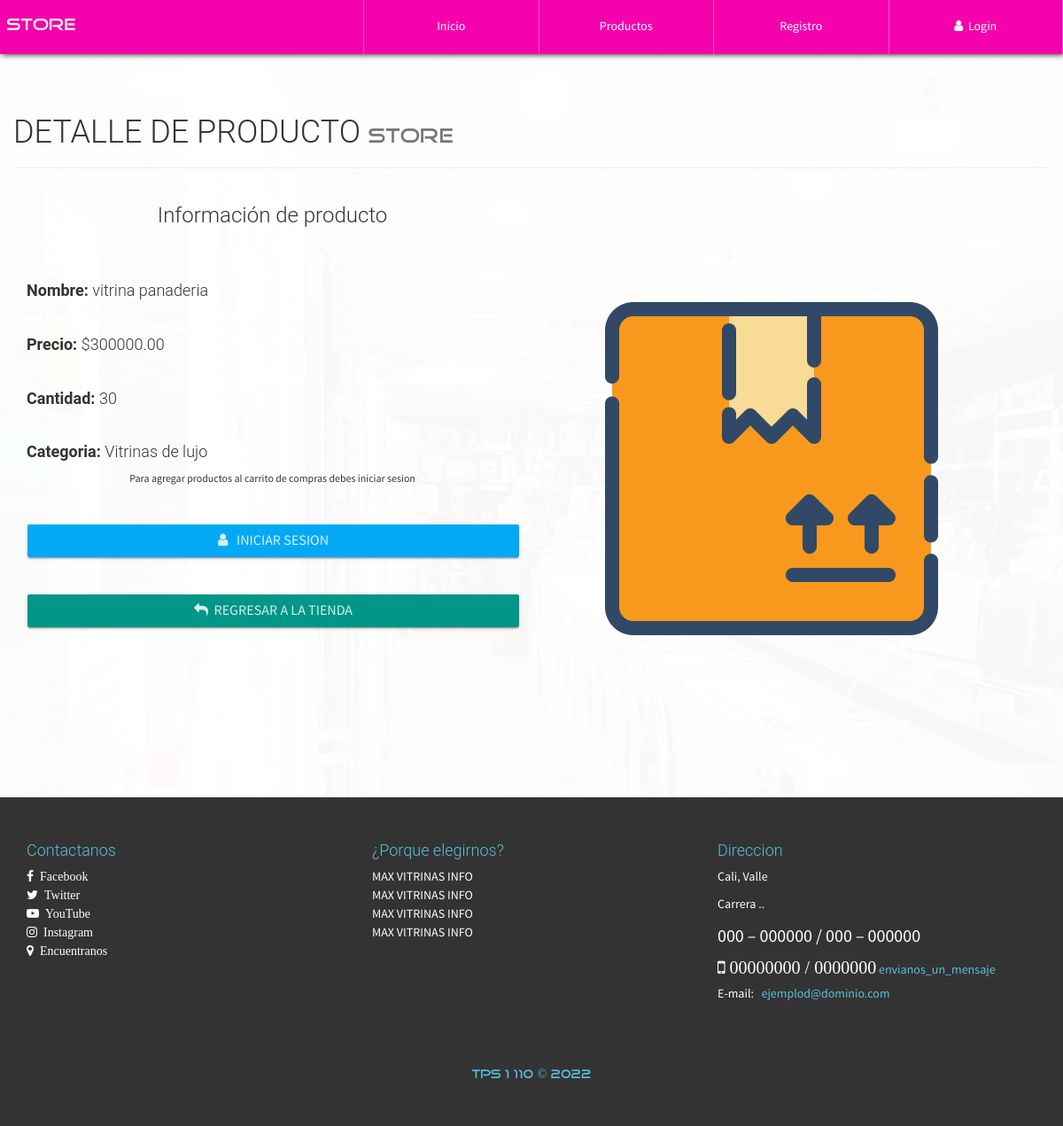
Page /infoProd.php?CodigoProd=05 on the committed database.
### tables this page shows
CREATE TABLE `producto` (
  `id` int(20) NOT NULL,
  `CodigoProd` varchar(30) NOT NULL,
  `NombreProd` varchar(30) NOT NULL,
  `CodigoCat` varchar(30) NOT NULL,
  `Precio` decimal(30,2) NOT NULL,
  `Descuento` int(2) NOT NULL,
  `Modelo` varchar(30) NOT NULL,
  `Marca` varchar(30) NOT NULL,
  `Stock` int(20) NOT NULL,
  `NITProveedor` varchar(30) NOT NULL,
  `Imagen` varchar(150) NOT NULL,
  `Nombre` varchar(30) NOT NULL,
  `Estado` varchar(15) NOT NULL
);

CREATE TABLE `categoria` (
  `CodigoCat` varchar(30) NOT NULL,
  `Nombre` varchar(30) NOT NULL,
  `Descripcion` text NOT NULL
);

### library/consulSQL.php (called while the page is built, shortened)
<?php
class ejecutarSQL {
    public static function conectar(){
        if(!$con=  mysqli_connect(SERVER,USER,PASS,BD)){
            echo "Error en el servidor, verifique sus datos";
        }
        mysqli_set_charset($con, "utf8");
        return $con;
    }
    public static function consultar($query) {
        if (!$consul = mysqli_query(ejecutarSQL::conectar(), $query)) {
            echo 'Error en la consulta SQL ejecutada';
        }
        return $consul;
    }
}
class consultasSQL{
    public static function clean_string($val){
        $val=trim($val);
        $val=stripslashes($val);
        $val=str_ireplace("<script>", "", $val);
        $val=str_ireplace("</script>", "", $val);
        $val=str_ireplace("<script src", "", $val);
        $val=str_ireplace("<script type=", "", $val);
        $val=str_ireplace("SELECT * FROM", "", $val);
        $val=str_ireplace("DELETE FROM", "", $val);
        $val=str_ireplace("INSERT INTO", "", $val);
        $val=str_ireplace("--", "", $val);
        $val=str_ireplace("^", "", $val);
        $val=str_ireplace("[", "", $val);
        $val=str_ireplace("]", "", $val);
        $val=str_ireplace("==", "", $val);
        $val=str_ireplace(";", "", $val);
        return $val;
    }
}

### infoProd.php (the view, shortened to what this page needs)
<?php
include './library/consulSQL.php';
?>
<!DOCTYPE html>
<html lang="es">
<head>
    <?php include './inc/link.php'; ?>
</head>
<body id="container-page-product">
    <?php include './inc/navbar.php'; ?>
    <section id="infoproduct">
        <div class="container">
            <div class="row">
                <div class="page-header">
                    <h1>DETALLE DE PRODUCTO <small class="tittles-pages-logo">STORE</small></h1>
                </div>
                <?php
                    $CodigoProducto=consultasSQL::clean_string($_GET['CodigoProd']);
                    $productoinfo=  ejecutarSQL::consultar("SELECT producto.CodigoProd,producto.NombreProd,producto.CodigoCat,categoria.Nombre,producto.Precio,producto.Descuento,producto.Stock,producto.Imagen FROM categoria INNER JOIN producto ON producto.CodigoCat=categoria.CodigoCat  WHERE CodigoProd='".$CodigoProducto."'");
                    while($fila=mysqli_fetch_array($productoinfo, MYSQLI_ASSOC)){
                        echo '
                            <div class="col-xs-12 col-sm-6">
                                <h3 class="text-center">Información de producto</h3>
                                <br><br>
                                <h4><strong>Nombre: </strong>'.$fila['NombreProd'].'</h4><br>
                                <h4><strong>Precio: </strong>$'.number_format(($fila['Precio']-($fila['Precio']*($fila['Descuento']/100))), 2, '.', '').'</h4><br>
                                <h4><strong>Cantidad: </strong>'.$fila['Stock'].'</h4><br>
                                <h4><strong>Categoria: </strong>'.$fila['Nombre'].'</h4>';
                                if($fila['Stock']>=1){
                                    if($_SESSION['nombreAdmin']!="" || $_SESSION['nombreUser']!=""){
                                        echo '<form action="process/carrito.php" method="POST" class="FormCatElec" data-form="">
                                            <input type="hidden" value="'.$fila['CodigoProd'].'" name="codigo">
                                            <label class="text-center"><small>Agrega la cantidad de productos que añadiras al carrito de compras (Maximo '.$fila['Stock'].' productos)</small></label>
                                            <div class="form-group">
                                                <input type="number" class="form-control" value="1" min="1" max="'.$fila['Stock'].'" name="cantidad">
                                            </div>
                                            <button class="btn btn-lg btn-raised btn-success btn-block"><i class="fa fa-shopping-cart"></i>&nbsp;&nbsp; Añadir al carrito</button>
                                        </form>
                                        <div class="ResForm"></div>';
                                    }else{
                                        echo '<p class="text-center"><small>Para agregar productos al carrito de compras debes iniciar sesion</small></p><br>';
                                        echo '<button class="btn btn-lg btn-raised btn-info btn-block" data-toggle="modal" data-target=".modal-login"><i class="fa fa-user"></i>&nbsp;&nbsp; Iniciar sesion</button>';
                                    }
                                }else{
                                    echo '<p class="text-center text-danger lead">No hay existencias de este producto</p><br>';
                                }
                                if($fila['Imagen']!="" && is_file("./assets/img-products/".$fila['Imagen'])){
                                    $imagenFile="./assets/img-products/".$fila['Imagen'];
                                }else{
                                    $imagenFile="./assets/img-products/default.png";
                                }
                                echo '<br>
                                <a href="product.php" class="btn btn-lg btn-primary btn-raised btn-block"><i class="fa fa-mail-reply"></i>&nbsp;&nbsp;Regresar a la tienda</a>
                            </div>
                            <div class="col-xs-12 col-sm-6">
                                <br><br><br>
                                <img class="img-responsive" src="'.$imagenFile.'">
                            </div>';
                    }
                ?>
            </div>
        </div>
    </section>
    <?php include './inc/footer.php'; ?>
</body>
</html>

### css/style.css (style rules this page uses)
body { font-family: "FontFamilySPro"; line-height: 1.5; font-size: 1.4em; width: 100%; height: 100%; margin: 0px; padding: 0px; background-position: center center; background-repeat: no-repeat; background-attachment: fixed; background-size: cover; background-color: #fff; }
section { width: 100%; margin: 0px; padding: 90px 0px; }
.tittles-pages-logo { font-family: "FontFamilyLogo"; }
#container-page-product { background-image: url(../assets/img/font-registration.JPG); }
#store, #infoproduct, #container-pedido { background-color: rgba(255,255,255,.97); min-height: 900px; }

### rows in the picture
producto: NombreProd "vitrina panaderia", $fila['Precio']-($fila['Precio']*($fila['Descuento']/100)) "300000.00", Stock "30", CodigoCat.Nombre "Vitrinas de lujo", shows "Para agregar productos al carrito de compras debes iniciar sesion"
